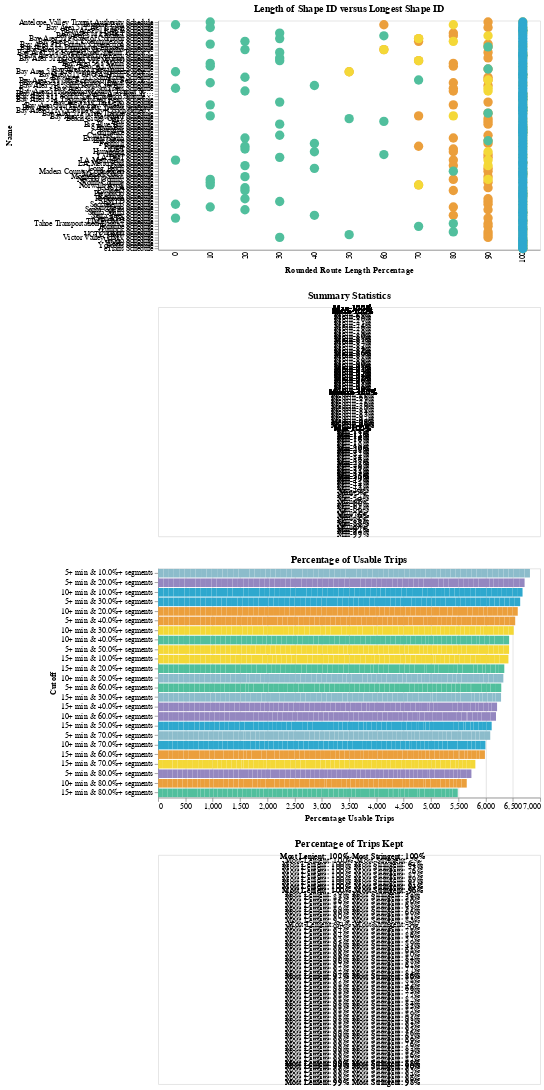

Notebook code cell kept with this figure:
### Code cell
route_len_dot & route_len_table & trip_stats_chart & trip_stats_table

### Figure 1 — Vega-Lite specification as saved in the notebook (floating-point values rounded to 4 significant figures; data arrays with more than 128 entries replaced by an {"elided": "..."} marker saying what was removed)
{"config": {"view": {"continuousWidth": 400, "continuousHeight": 300}}, "vconcat": [{"mark": {"type": "circle", "opacity": 1, "size": 150}, "encoding": {"color": {"field": "Variable", "legend": null, "scale": {"range": ["#2EA8CE", "#EB9F3C", "#F4D837", "#51BF9D", "#8CBCCB", "#9487C0"]}, "type": "nominal"}, "tooltip": [{"field": "Name", "type": "nominal"}, {"field": "Variable", "type": "nominal"}, {"field": "Route Length Percentage", "type": "quantitative"}], "x": {"axis": {"grid": false, "ticks": false}, "field": "Rounded Route Length Percentage", "sort": "ascending", "type": "ordinal"}, "y": {"field": "Name", "type": "nominal"}}, "height": 300, "selection": {"selector001": {"type": "single", "fields": ["Name"], "bind": {"input": "select", "options": [null, "Antelope Valley Transit Authority Schedule", "Banning Pass Schedule", "Bay Area 511 AC Transit Schedule", "Bay Area 511 ACE Schedule", "Bay Area 511 BART Schedule", "Bay Area 511 Caltrain Schedule", "Bay Area 511 Capitol Corridor Schedule", "Bay Area 511 Commute.org Schedule", "Bay Area 511 County Connection Schedule", "Bay Area 511 Dumbarton Express Schedule", "Bay Area 511 Emery Go-Round Schedule", "Bay Area 511 Fairfield and Suisun Transit Schedule", "Bay Area 511 Golden Gate Ferry Schedule", "Bay Area 511 Golden Gate Transit Schedule", "Bay Area 511 MVGO Schedule", "Bay Area 511 Marin Schedule", "Bay Area 511 Muni Schedule", "Bay Area 511 Petaluma Schedule", "Bay Area 511 Rio Vista Delta Breeze Schedule", "Bay Area 511 SFO AirTrain Schedule", "Bay Area 511 SamTrans Schedule", "Bay Area 511 San Francisco Bay Ferry Schedule", "Bay Area 511 Santa Clara Transit Schedule", "Bay Area 511 Santa Rosa CityBus Schedule", "Bay Area 511 SolTrans Schedule", "Bay Area 511 Sonoma County Transit Schedule", "Bay Area 511 Sonoma-Marin Area Rail Transit Schedule", "Bay Area 511 South San Francisco Shuttle Schedule", "Bay Area 511 Treasure Island Ferry Schedule", "Bay Area 511 Tri Delta Schedule", "Bay Area 511 Tri-Valley Wheels Schedule", "Bay Area 511 Union City Transit Schedule", "Bay Area 511 Vacaville City Coach Schedule", "Bay Area 511 Vine Transit Schedule", "Bay Area 511 WestCAT Schedule", "Beach Cities GMV Schedule", "Bear Schedule", "Big Blue Bus Schedule", "BruinBus Schedule", "Burbank Schedule", "Commerce Schedule", "Culver City Schedule", "Eastern Sierra Schedule", "Elk Grove Schedule", "Foothill Schedule", "Fresno Schedule", "GET Schedule", "Humboldt Schedule", "Kings Schedule", "LA DOT Schedule", "LA Metro Bus Schedule", "LA Metro Rail Schedule", "Lake Schedule", "Long Beach Schedule", "Madera County Connection Schedule", "Merced GMV Schedule", "Monterey Salinas Schedule", "Nevada County Schedule", "North County Schedule", "Norwalk Avail Schedule", "OCTA Schedule", "Pasadena Schedule", "PresidiGo Schedule", "Redding Schedule", "Riverside Schedule", "SBMTD Schedule", "Sacramento Schedule", "San Diego Schedule", "Santa Clarita Schedule", "Santa Maria Schedule", "Santa Ynez Schedule", "StanRTA Schedule", "TIME GMV Schedule", "Tahoe Transportation District Schedule", "Torrance Schedule", "Turlock Schedule", "Unitrans Schedule", "VCTC GMV Schedule", "Victor Valley GMV Schedule", "Visalia Schedule", "WeHo Schedule", "Yolobus Schedule", "eTrans Schedule"], "labels": ["All", "Antelope Valley Transit Authority Schedule", "Banning Pass Schedule", "Bay Area 511 AC Transit Schedule", "Bay Area 511 ACE Schedule", "Bay Area 511 BART Schedule", "Bay Area 511 Caltrain Schedule", "Bay Area 511 Capitol Corridor Schedule", "Bay Area 511 Commute.org Schedule", "Bay Area 511 County Connection Schedule", "Bay Area 511 Dumbarton Express Schedule", "Bay Area 511 Emery Go-Round Schedule", "Bay Area 511 Fairfield and Suisun Transit Schedule", "Bay Area 511 Golden Gate Ferry Schedule", "Bay Area 511 Golden Gate Transit Schedule", "Bay Area 511 MVGO Schedule", "Bay Area 511 Marin Schedule", "Bay Area 511 Muni Schedule", "Bay Area 511 Petaluma Schedule", "Bay Area 511 Rio Vista Delta Breeze Schedule", "Bay Area 511 SFO AirTrain Schedule", "Bay Area 511 SamTrans Schedule", "Bay Area 511 San Francisco Bay Ferry Schedule", "Bay Area 511 Santa Clara Transit Schedule", "Bay Area 511 Santa Rosa CityBus Schedule", "Bay Area 511 SolTrans Schedule", "Bay Area 511 Sonoma County Transit Schedule", "Bay Area 511 Sonoma-Marin Area Rail Transit Schedule", "Bay Area 511 South San Francisco Shuttle Schedule", "Bay Area 511 Treasure Island Ferry Schedule", "Bay Area 511 Tri Delta Schedule", "Bay Area 511 Tri-Valley Wheels Schedule", "Bay Area 511 Union City Transit Schedule", "Bay Area 511 Vacaville City Coach Schedule", "Bay Area 511 Vine Transit Schedule", "Bay Area 511 WestCAT Schedule", "Beach Cities GMV Schedule", "Bear Schedule", "Big Blue Bus Schedule", "BruinBus Schedule", "Burbank Schedule", "Commerce Schedule", "Culver City Schedule", "Eastern Sierra Schedule", "Elk Grove Schedule", "Foothill Schedule", "Fresno Schedule", "GET Schedule", "Humboldt Schedule", "Kings Schedule", "LA DOT Schedule", "LA Metro Bus Schedule", "LA Metro Rail Schedule", "Lake Schedule", "Long Beach Schedule", "Madera County Connection Schedule", "Merced GMV Schedule", "Monterey Salinas Schedule", "Nevada County Schedule", "North County Schedule", "Norwalk Avail Schedule", "OCTA Schedule", "Pasadena Schedule", "PresidiGo Schedule", "Redding Schedule", "Riverside Schedule", "SBMTD Schedule", "Sacramento Schedule", "San Diego Schedule", "Santa Clarita Schedule", "Santa Maria Schedule", "Santa Ynez Schedule", "StanRTA Schedule", "TIME GMV Schedule", "Tahoe Transportation District Schedule", "Torrance Schedule", "Turlock Schedule", "Unitrans Schedule", "VCTC GMV Schedule", "Victor Valley GMV Schedule", "Visalia Schedule", "WeHo Schedule", "Yolobus Schedule", "eTrans Schedule"], "name": "Operator"}}}, "title": "Length of Shape ID versus Longest Shape ID", "transform": [{"window": [{"op": "rank", "field": "", "as": "id"}], "groupby": ["Variable"]}, {"filter": {"selection": "selector001"}}], "width": 500}, {"mark": {"type": "text", "align": "center", "baseline": "middle", "dx": 5}, "encoding": {"text": {"field": "Full Information", "type": "nominal"}, "x": {"axis": null, "field": "Zero", "type": "quantitative"}, "y": {"axis": null, "field": "Full Information", "type": "nominal"}}, "height": 300, "selection": {"selector001": {"type": "single", "fields": ["Name"], "bind": {"input": "select", "options": [null, "Antelope Valley Transit Authority Schedule", "Banning Pass Schedule", "Bay Area 511 AC Transit Schedule", "Bay Area 511 ACE Schedule", "Bay Area 511 BART Schedule", "Bay Area 511 Caltrain Schedule", "Bay Area 511 Capitol Corridor Schedule", "Bay Area 511 Commute.org Schedule", "Bay Area 511 County Connection Schedule", "Bay Area 511 Dumbarton Express Schedule", "Bay Area 511 Emery Go-Round Schedule", "Bay Area 511 Fairfield and Suisun Transit Schedule", "Bay Area 511 Golden Gate Ferry Schedule", "Bay Area 511 Golden Gate Transit Schedule", "Bay Area 511 MVGO Schedule", "Bay Area 511 Marin Schedule", "Bay Area 511 Muni Schedule", "Bay Area 511 Petaluma Schedule", "Bay Area 511 Rio Vista Delta Breeze Schedule", "Bay Area 511 SFO AirTrain Schedule", "Bay Area 511 SamTrans Schedule", "Bay Area 511 San Francisco Bay Ferry Schedule", "Bay Area 511 Santa Clara Transit Schedule", "Bay Area 511 Santa Rosa CityBus Schedule", "Bay Area 511 SolTrans Schedule", "Bay Area 511 Sonoma County Transit Schedule", "Bay Area 511 Sonoma-Marin Area Rail Transit Schedule", "Bay Area 511 South San Francisco Shuttle Schedule", "Bay Area 511 Treasure Island Ferry Schedule", "Bay Area 511 Tri Delta Schedule", "Bay Area 511 Tri-Valley Wheels Schedule", "Bay Area 511 Union City Transit Schedule", "Bay Area 511 Vacaville City Coach Schedule", "Bay Area 511 Vine Transit Schedule", "Bay Area 511 WestCAT Schedule", "Beach Cities GMV Schedule", "Bear Schedule", "Big Blue Bus Schedule", "BruinBus Schedule", "Burbank Schedule", "Commerce Schedule", "Culver City Schedule", "Eastern Sierra Schedule", "Elk Grove Schedule", "Foothill Schedule", "Fresno Schedule", "GET Schedule", "Humboldt Schedule", "Kings Schedule", "LA DOT Schedule", "LA Metro Bus Schedule", "LA Metro Rail Schedule", "Lake Schedule", "Long Beach Schedule", "Madera County Connection Schedule", "Merced GMV Schedule", "Monterey Salinas Schedule", "Nevada County Schedule", "North County Schedule", "Norwalk Avail Schedule", "OCTA Schedule", "Pasadena Schedule", "PresidiGo Schedule", "Redding Schedule", "Riverside Schedule", "SBMTD Schedule", "Sacramento Schedule", "San Diego Schedule", "Santa Clarita Schedule", "Santa Maria Schedule", "Santa Ynez Schedule", "StanRTA Schedule", "TIME GMV Schedule", "Tahoe Transportation District Schedule", "Torrance Schedule", "Turlock Schedule", "Unitrans Schedule", "VCTC GMV Schedule", "Victor Valley GMV Schedule", "Visalia Schedule", "WeHo Schedule", "Yolobus Schedule", "eTrans Schedule"], "labels": ["All", "Antelope Valley Transit Authority Schedule", "Banning Pass Schedule", "Bay Area 511 AC Transit Schedule", "Bay Area 511 ACE Schedule", "Bay Area 511 BART Schedule", "Bay Area 511 Caltrain Schedule", "Bay Area 511 Capitol Corridor Schedule", "Bay Area 511 Commute.org Schedule", "Bay Area 511 County Connection Schedule", "Bay Area 511 Dumbarton Express Schedule", "Bay Area 511 Emery Go-Round Schedule", "Bay Area 511 Fairfield and Suisun Transit Schedule", "Bay Area 511 Golden Gate Ferry Schedule", "Bay Area 511 Golden Gate Transit Schedule", "Bay Area 511 MVGO Schedule", "Bay Area 511 Marin Schedule", "Bay Area 511 Muni Schedule", "Bay Area 511 Petaluma Schedule", "Bay Area 511 Rio Vista Delta Breeze Schedule", "Bay Area 511 SFO AirTrain Schedule", "Bay Area 511 SamTrans Schedule", "Bay Area 511 San Francisco Bay Ferry Schedule", "Bay Area 511 Santa Clara Transit Schedule", "Bay Area 511 Santa Rosa CityBus Schedule", "Bay Area 511 SolTrans Schedule", "Bay Area 511 Sonoma County Transit Schedule", "Bay Area 511 Sonoma-Marin Area Rail Transit Schedule", "Bay Area 511 South San Francisco Shuttle Schedule", "Bay Area 511 Treasure Island Ferry Schedule", "Bay Area 511 Tri Delta Schedule", "Bay Area 511 Tri-Valley Wheels Schedule", "Bay Area 511 Union City Transit Schedule", "Bay Area 511 Vacaville City Coach Schedule", "Bay Area 511 Vine Transit Schedule", "Bay Area 511 WestCAT Schedule", "Beach Cities GMV Schedule", "Bear Schedule", "Big Blue Bus Schedule", "BruinBus Schedule", "Burbank Schedule", "Commerce Schedule", "Culver City Schedule", "Eastern Sierra Schedule", "Elk Grove Schedule", "Foothill Schedule", "Fresno Schedule", "GET Schedule", "Humboldt Schedule", "Kings Schedule", "LA DOT Schedule", "LA Metro Bus Schedule", "LA Metro Rail Schedule", "Lake Schedule", "Long Beach Schedule", "Madera County Connection Schedule", "Merced GMV Schedule", "Monterey Salinas Schedule", "Nevada County Schedule", "North County Schedule", "Norwalk Avail Schedule", "OCTA Schedule", "Pasadena Schedule", "PresidiGo Schedule", "Redding Schedule", "Riverside Schedule", "SBMTD Schedule", "Sacramento Schedule", "San Diego Schedule", "Santa Clarita Schedule", "Santa Maria Schedule", "Santa Ynez Schedule", "StanRTA Schedule", "TIME GMV Schedule", "Tahoe Transportation District Schedule", "Torrance Schedule", "Turlock Schedule", "Unitrans Schedule", "VCTC GMV Schedule", "Victor Valley GMV Schedule", "Visalia Schedule", "WeHo Schedule", "Yolobus Schedule", "eTrans Schedule"], "name": "Operator"}}}, "title": "Summary Statistics", "transform": [{"filter": {"selection": "selector001"}}], "width": 500}, {"data": {"name": "data-8986211161040a0de31003f875bc7b1c"}, "mark": "bar", "encoding": {"color": {"field": "Cutoff", "legend": null, "scale": {"range": ["#2EA8CE", "#EB9F3C", "#F4D837", "#51BF9D", "#8CBCCB", "#9487C0"]}, "type": "nominal"}, "tooltip": [{"field": "Name", "type": "nominal"}, {"field": "Cutoff", "type": "nominal"}, {"field": "Percentage Usable Trips", "type": "quantitative"}, {"field": "N Trips", "type": "quantitative"}], "x": {"field": "Percentage Usable Trips", "sort": {"field": "Percentage Usable Trips", "order": "descending"}, "type": "quantitative"}, "y": {"field": "Cutoff", "sort": {"field": "Percentage Usable Trips", "order": "descending"}, "type": "nominal"}}, "height": 300, "selection": {"selector001": {"type": "single", "fields": ["Name"], "bind": {"input": "select", "options": [null, "Antelope Valley Transit Authority Schedule", "Banning Pass Schedule", "Bay Area 511 AC Transit Schedule", "Bay Area 511 ACE Schedule", "Bay Area 511 BART Schedule", "Bay Area 511 Caltrain Schedule", "Bay Area 511 Capitol Corridor Schedule", "Bay Area 511 Commute.org Schedule", "Bay Area 511 County Connection Schedule", "Bay Area 511 Dumbarton Express Schedule", "Bay Area 511 Emery Go-Round Schedule", "Bay Area 511 Fairfield and Suisun Transit Schedule", "Bay Area 511 Golden Gate Ferry Schedule", "Bay Area 511 Golden Gate Transit Schedule", "Bay Area 511 MVGO Schedule", "Bay Area 511 Marin Schedule", "Bay Area 511 Muni Schedule", "Bay Area 511 Petaluma Schedule", "Bay Area 511 Rio Vista Delta Breeze Schedule", "Bay Area 511 SFO AirTrain Schedule", "Bay Area 511 SamTrans Schedule", "Bay Area 511 San Francisco Bay Ferry Schedule", "Bay Area 511 Santa Clara Transit Schedule", "Bay Area 511 Santa Rosa CityBus Schedule", "Bay Area 511 SolTrans Schedule", "Bay Area 511 Sonoma County Transit Schedule", "Bay Area 511 Sonoma-Marin Area Rail Transit Schedule", "Bay Area 511 South San Francisco Shuttle Schedule", "Bay Area 511 Treasure Island Ferry Schedule", "Bay Area 511 Tri Delta Schedule", "Bay Area 511 Tri-Valley Wheels Schedule", "Bay Area 511 Union City Transit Schedule", "Bay Area 511 Vacaville City Coach Schedule", "Bay Area 511 Vine Transit Schedule", "Bay Area 511 WestCAT Schedule", "Beach Cities GMV Schedule", "Bear Schedule", "Big Blue Bus Schedule", "BruinBus Schedule", "Burbank Schedule", "Commerce Schedule", "Culver City Schedule", "Eastern Sierra Schedule", "Elk Grove Schedule", "Foothill Schedule", "Fresno Schedule", "GET Schedule", "Humboldt Schedule", "Kings Schedule", "LA DOT Schedule", "LA Metro Bus Schedule", "LA Metro Rail Schedule", "Lake Schedule", "Long Beach Schedule", "Madera County Connection Schedule", "Merced GMV Schedule", "Monterey Salinas Schedule", "Nevada County Schedule", "North County Schedule", "Norwalk Avail Schedule", "OCTA Schedule", "Pasadena Schedule", "PresidiGo Schedule", "Redding Schedule", "Riverside Schedule", "SBMTD Schedule", "Sacramento Schedule", "San Diego Schedule", "Santa Clarita Schedule", "Santa Maria Schedule", "Santa Ynez Schedule", "StanRTA Schedule", "TIME GMV Schedule", "Tahoe Transportation District Schedule", "Torrance Schedule", "Turlock Schedule", "Unitrans Schedule", "VCTC GMV Schedule", "Victor Valley GMV Schedule", "Visalia Schedule", "WeHo Schedule", "Yolobus Schedule", "eTrans Schedule"], "labels": ["All", "Antelope Valley Transit Authority Schedule", "Banning Pass Schedule", "Bay Area 511 AC Transit Schedule", "Bay Area 511 ACE Schedule", "Bay Area 511 BART Schedule", "Bay Area 511 Caltrain Schedule", "Bay Area 511 Capitol Corridor Schedule", "Bay Area 511 Commute.org Schedule", "Bay Area 511 County Connection Schedule", "Bay Area 511 Dumbarton Express Schedule", "Bay Area 511 Emery Go-Round Schedule", "Bay Area 511 Fairfield and Suisun Transit Schedule", "Bay Area 511 Golden Gate Ferry Schedule", "Bay Area 511 Golden Gate Transit Schedule", "Bay Area 511 MVGO Schedule", "Bay Area 511 Marin Schedule", "Bay Area 511 Muni Schedule", "Bay Area 511 Petaluma Schedule", "Bay Area 511 Rio Vista Delta Breeze Schedule", "Bay Area 511 SFO AirTrain Schedule", "Bay Area 511 SamTrans Schedule", "Bay Area 511 San Francisco Bay Ferry Schedule", "Bay Area 511 Santa Clara Transit Schedule", "Bay Area 511 Santa Rosa CityBus Schedule", "Bay Area 511 SolTrans Schedule", "Bay Area 511 Sonoma County Transit Schedule", "Bay Area 511 Sonoma-Marin Area Rail Transit Schedule", "Bay Area 511 South San Francisco Shuttle Schedule", "Bay Area 511 Treasure Island Ferry Schedule", "Bay Area 511 Tri Delta Schedule", "Bay Area 511 Tri-Valley Wheels Schedule", "Bay Area 511 Union City Transit Schedule", "Bay Area 511 Vacaville City Coach Schedule", "Bay Area 511 Vine Transit Schedule", "Bay Area 511 WestCAT Schedule", "Beach Cities GMV Schedule", "Bear Schedule", "Big Blue Bus Schedule", "BruinBus Schedule", "Burbank Schedule", "Commerce Schedule", "Culver City Schedule", "Eastern Sierra Schedule", "Elk Grove Schedule", "Foothill Schedule", "Fresno Schedule", "GET Schedule", "Humboldt Schedule", "Kings Schedule", "LA DOT Schedule", "LA Metro Bus Schedule", "LA Metro Rail Schedule", "Lake Schedule", "Long Beach Schedule", "Madera County Connection Schedule", "Merced GMV Schedule", "Monterey Salinas Schedule", "Nevada County Schedule", "North County Schedule", "Norwalk Avail Schedule", "OCTA Schedule", "Pasadena Schedule", "PresidiGo Schedule", "Redding Schedule", "Riverside Schedule", "SBMTD Schedule", "Sacramento Schedule", "San Diego Schedule", "Santa Clarita Schedule", "Santa Maria Schedule", "Santa Ynez Schedule", "StanRTA Schedule", "TIME GMV Schedule", "Tahoe Transportation District Schedule", "Torrance Schedule", "Turlock Schedule", "Unitrans Schedule", "VCTC GMV Schedule", "Victor Valley GMV Schedule", "Visalia Schedule", "WeHo Schedule", "Yolobus Schedule", "eTrans Schedule"], "name": "Operator"}}}, "title": "Percentage of Usable Trips", "transform": [{"filter": {"selection": "selector001"}}], "width": 500}, {"data": {"name": "data-b94c7971031e35fcfa701b3998d3d4cb"}, "mark": {"type": "text", "align": "center", "baseline": "middle", "dx": 5}, "encoding": {"text": {"field": "Full Information", "type": "nominal"}, "x": {"axis": null, "field": "Zero", "type": "quantitative"}, "y": {"axis": null, "field": "Full Information", "type": "nominal"}}, "height": 300, "selection": {"selector001": {"type": "single", "fields": ["Name"], "bind": {"input": "select", "options": [null, "Antelope Valley Transit Authority Schedule", "Banning Pass Schedule", "Bay Area 511 AC Transit Schedule", "Bay Area 511 ACE Schedule", "Bay Area 511 BART Schedule", "Bay Area 511 Caltrain Schedule", "Bay Area 511 Capitol Corridor Schedule", "Bay Area 511 Commute.org Schedule", "Bay Area 511 County Connection Schedule", "Bay Area 511 Dumbarton Express Schedule", "Bay Area 511 Emery Go-Round Schedule", "Bay Area 511 Fairfield and Suisun Transit Schedule", "Bay Area 511 Golden Gate Ferry Schedule", "Bay Area 511 Golden Gate Transit Schedule", "Bay Area 511 MVGO Schedule", "Bay Area 511 Marin Schedule", "Bay Area 511 Muni Schedule", "Bay Area 511 Petaluma Schedule", "Bay Area 511 Rio Vista Delta Breeze Schedule", "Bay Area 511 SFO AirTrain Schedule", "Bay Area 511 SamTrans Schedule", "Bay Area 511 San Francisco Bay Ferry Schedule", "Bay Area 511 Santa Clara Transit Schedule", "Bay Area 511 Santa Rosa CityBus Schedule", "Bay Area 511 SolTrans Schedule", "Bay Area 511 Sonoma County Transit Schedule", "Bay Area 511 Sonoma-Marin Area Rail Transit Schedule", "Bay Area 511 South San Francisco Shuttle Schedule", "Bay Area 511 Treasure Island Ferry Schedule", "Bay Area 511 Tri Delta Schedule", "Bay Area 511 Tri-Valley Wheels Schedule", "Bay Area 511 Union City Transit Schedule", "Bay Area 511 Vacaville City Coach Schedule", "Bay Area 511 Vine Transit Schedule", "Bay Area 511 WestCAT Schedule", "Beach Cities GMV Schedule", "Bear Schedule", "Big Blue Bus Schedule", "BruinBus Schedule", "Burbank Schedule", "Commerce Schedule", "Culver City Schedule", "Eastern Sierra Schedule", "Elk Grove Schedule", "Foothill Schedule", "Fresno Schedule", "GET Schedule", "Humboldt Schedule", "Kings Schedule", "LA DOT Schedule", "LA Metro Bus Schedule", "LA Metro Rail Schedule", "Lake Schedule", "Long Beach Schedule", "Madera County Connection Schedule", "Merced GMV Schedule", "Monterey Salinas Schedule", "Nevada County Schedule", "North County Schedule", "Norwalk Avail Schedule", "OCTA Schedule", "Pasadena Schedule", "PresidiGo Schedule", "Redding Schedule", "Riverside Schedule", "SBMTD Schedule", "Sacramento Schedule", "San Diego Schedule", "Santa Clarita Schedule", "Santa Maria Schedule", "Santa Ynez Schedule", "StanRTA Schedule", "TIME GMV Schedule", "Tahoe Transportation District Schedule", "Torrance Schedule", "Turlock Schedule", "Unitrans Schedule", "VCTC GMV Schedule", "Victor Valley GMV Schedule", "Visalia Schedule", "WeHo Schedule", "Yolobus Schedule", "eTrans Schedule"], "labels": ["All", "Antelope Valley Transit Authority Schedule", "Banning Pass Schedule", "Bay Area 511 AC Transit Schedule", "Bay Area 511 ACE Schedule", "Bay Area 511 BART Schedule", "Bay Area 511 Caltrain Schedule", "Bay Area 511 Capitol Corridor Schedule", "Bay Area 511 Commute.org Schedule", "Bay Area 511 County Connection Schedule", "Bay Area 511 Dumbarton Express Schedule", "Bay Area 511 Emery Go-Round Schedule", "Bay Area 511 Fairfield and Suisun Transit Schedule", "Bay Area 511 Golden Gate Ferry Schedule", "Bay Area 511 Golden Gate Transit Schedule", "Bay Area 511 MVGO Schedule", "Bay Area 511 Marin Schedule", "Bay Area 511 Muni Schedule", "Bay Area 511 Petaluma Schedule", "Bay Area 511 Rio Vista Delta Breeze Schedule", "Bay Area 511 SFO AirTrain Schedule", "Bay Area 511 SamTrans Schedule", "Bay Area 511 San Francisco Bay Ferry Schedule", "Bay Area 511 Santa Clara Transit Schedule", "Bay Area 511 Santa Rosa CityBus Schedule", "Bay Area 511 SolTrans Schedule", "Bay Area 511 Sonoma County Transit Schedule", "Bay Area 511 Sonoma-Marin Area Rail Transit Schedule", "Bay Area 511 South San Francisco Shuttle Schedule", "Bay Area 511 Treasure Island Ferry Schedule", "Bay Area 511 Tri Delta Schedule", "Bay Area 511 Tri-Valley Wheels Schedule", "Bay Area 511 Union City Transit Schedule", "Bay Area 511 Vacaville City Coach Schedule", "Bay Area 511 Vine Transit Schedule", "Bay Area 511 WestCAT Schedule", "Beach Cities GMV Schedule", "Bear Schedule", "Big Blue Bus Schedule", "BruinBus Schedule", "Burbank Schedule", "Commerce Schedule", "Culver City Schedule", "Eastern Sierra Schedule", "Elk Grove Schedule", "Foothill Schedule", "Fresno Schedule", "GET Schedule", "Humboldt Schedule", "Kings Schedule", "LA DOT Schedule", "LA Metro Bus Schedule", "LA Metro Rail Schedule", "Lake Schedule", "Long Beach Schedule", "Madera County Connection Schedule", "Merced GMV Schedule", "Monterey Salinas Schedule", "Nevada County Schedule", "North County Schedule", "Norwalk Avail Schedule", "OCTA Schedule", "Pasadena Schedule", "PresidiGo Schedule", "Redding Schedule", "Riverside Schedule", "SBMTD Schedule", "Sacramento Schedule", "San Diego Schedule", "Santa Clarita Schedule", "Santa Maria Schedule", "Santa Ynez Schedule", "StanRTA Schedule", "TIME GMV Schedule", "Tahoe Transportation District Schedule", "Torrance Schedule", "Turlock Schedule", "Unitrans Schedule", "VCTC GMV Schedule", "Victor Valley GMV Schedule", "Visalia Schedule", "WeHo Schedule", "Yolobus Schedule", "eTrans Schedule"], "name": "Operator"}}}, "title": "Percentage of Trips Kept", "transform": [{"filter": {"selection": "selector001"}}], "width": 500}], "data": {"name": "data-910182b3d2e47073ab165e3c1a872096"}, "$schema": "https://vega.github.io/schema/vega-lite/v4.17.0.json", "datasets": {"data-910182b3d2e47073ab165e3c1a872096": {"elided": "332 records"}, "data-8986211161040a0de31003f875bc7b1c": {"elided": "1680 records"}, "data-b94c7971031e35fcfa701b3998d3d4cb": [{"Name": "Antelope Valley Transit Authority Schedule", "Max": 96.84, "Min": 80.17, "Zero": 0, "Full Information": "Most Lenient: 96% Most Stringent: 80%"}, {"Name": "Banning Pass Schedule", "Max": 97.73, "Min": 61.36, "Zero": 0, "Full Information": "Most Lenient: 97% Most Stringent: 61%"}, {"Name": "Bay Area 511 AC Transit Schedule", "Max": 99.42, "Min": 93.07, "Zero": 0, "Full Information": "Most Lenient: 99% Most Stringent: 93%"}, {"Name": "Bay Area 511 Caltrain Schedule", "Max": 94.57, "Min": 5.435, "Zero": 0, "Full Information": "Most Lenient: 94% Most Stringent: 5%"}, {"Name": "Bay Area 511 County Connection Schedule", "Max": 96.96, "Min": 84.65, "Zero": 0, "Full Information": "Most Lenient: 96% Most Stringent: 84%"}, {"Name": "Bay Area 511 Dumbarton Express Schedule", "Max": 98.0, "Min": 42.0, "Zero": 0, "Full Information": "Most Lenient: 98% Most Stringent: 42%"}, {"Name": "Bay Area 511 Emery Go-Round Schedule", "Max": 100.0, "Min": 96.85, "Zero": 0, "Full Information": "Most Lenient: 100% Most Stringent: 96%"}, {"Name": "Bay Area 511 Fairfield and Suisun Transit Schedule", "Max": 100.0, "Min": 94.19, "Zero": 0, "Full Information": "Most Lenient: 100% Most Stringent: 94%"}, {"Name": "Bay Area 511 Golden Gate Transit Schedule", "Max": 100.0, "Min": 96.15, "Zero": 0, "Full Information": "Most Lenient: 100% Most Stringent: 96%"}, {"Name": "Bay Area 511 MVGO Schedule", "Max": 100.0, "Min": 89.87, "Zero": 0, "Full Information": "Most Lenient: 100% Most Stringent: 89%"}, {"Name": "Bay Area 511 Marin Schedule", "Max": 96.29, "Min": 68.63, "Zero": 0, "Full Information": "Most Lenient: 96% Most Stringent: 68%"}, {"Name": "Bay Area 511 Muni Schedule", "Max": 99.31, "Min": 82.11, "Zero": 0, "Full Information": "Most Lenient: 99% Most Stringent: 82%"}, {"Name": "Bay Area 511 Petaluma Schedule", "Max": 85.59, "Min": 39.83, "Zero": 0, "Full Information": "Most Lenient: 85% Most Stringent: 39%"}, {"Name": "Bay Area 511 SamTrans Schedule", "Max": 99.06, "Min": 86.85, "Zero": 0, "Full Information": "Most Lenient: 99% Most Stringent: 86%"}, {"Name": "Bay Area 511 San Francisco Bay Ferry Schedule", "Max": 100.0, "Min": 2.685, "Zero": 0, "Full Information": "Most Lenient: 100% Most Stringent: 2%"}, {"Name": "Bay Area 511 Santa Clara Transit Schedule", "Max": 99.0, "Min": 89.24, "Zero": 0, "Full Information": "Most Lenient: 98% Most Stringent: 89%"}, {"Name": "Bay Area 511 Santa Rosa CityBus Schedule", "Max": 99.82, "Min": 56.75, "Zero": 0, "Full Information": "Most Lenient: 99% Most Stringent: 56%"}, {"Name": "Bay Area 511 SolTrans Schedule", "Max": 99.0, "Min": 77.44, "Zero": 0, "Full Information": "Most Lenient: 98% Most Stringent: 77%"}, {"Name": "Bay Area 511 Sonoma County Transit Schedule", "Max": 90.54, "Min": 66.22, "Zero": 0, "Full Information": "Most Lenient: 90% Most Stringent: 66%"}, {"Name": "Bay Area 511 Sonoma-Marin Area Rail Transit Schedule", "Max": 100.0, "Min": 73.68, "Zero": 0, "Full Information": "Most Lenient: 100% Most Stringent: 73%"}, {"Name": "Bay Area 511 Tri Delta Schedule", "Max": 99.38, "Min": 88.3, "Zero": 0, "Full Information": "Most Lenient: 99% Most Stringent: 88%"}, {"Name": "Bay Area 511 Tri-Valley Wheels Schedule", "Max": 98.26, "Min": 85.42, "Zero": 0, "Full Information": "Most Lenient: 98% Most Stringent: 85%"}, {"Name": "Bay Area 511 Union City Transit Schedule", "Max": 98.95, "Min": 93.72, "Zero": 0, "Full Information": "Most Lenient: 98% Most Stringent: 93%"}, {"Name": "Bay Area 511 Vine Transit Schedule", "Max": 92.59, "Min": 83.7, "Zero": 0, "Full Information": "Most Lenient: 92% Most Stringent: 83%"}, {"Name": "Bay Area 511 WestCAT Schedule", "Max": 99.77, "Min": 83.33, "Zero": 0, "Full Information": "Most Lenient: 99% Most Stringent: 83%"}, {"Name": "Beach Cities GMV Schedule", "Max": 95.51, "Min": 89.89, "Zero": 0, "Full Information": "Most Lenient: 95% Most Stringent: 89%"}, {"Name": "Bear Schedule", "Max": 89.4, "Min": 51.66, "Zero": 0, "Full Information": "Most Lenient: 89% Most Stringent: 51%"}, {"Name": "Big Blue Bus Schedule", "Max": 99.7, "Min": 90.82, "Zero": 0, "Full Information": "Most Lenient: 99% Most Stringent: 90%"}, {"Name": "BruinBus Schedule", "Max": 100.0, "Min": 100.0, "Zero": 0, "Full Information": "Most Lenient: 100% Most Stringent: 100%"}, {"Name": "Burbank Schedule", "Max": 98.65, "Min": 95.95, "Zero": 0, "Full Information": "Most Lenient: 98% Most Stringent: 95%"}, {"Name": "Commerce Schedule", "Max": 98.18, "Min": 92.73, "Zero": 0, "Full Information": "Most Lenient: 98% Most Stringent: 92%"}, {"Name": "Culver City Schedule", "Max": 97.82, "Min": 77.57, "Zero": 0, "Full Information": "Most Lenient: 97% Most Stringent: 77%"}, {"Name": "Eastern Sierra Schedule", "Max": 79.84, "Min": 31.28, "Zero": 0, "Full Information": "Most Lenient: 79% Most Stringent: 31%"}, {"Name": "Elk Grove Schedule", "Max": 99.2, "Min": 98.4, "Zero": 0, "Full Information": "Most Lenient: 99% Most Stringent: 98%"}, {"Name": "Foothill Schedule", "Max": 97.92, "Min": 84.63, "Zero": 0, "Full Information": "Most Lenient: 97% Most Stringent: 84%"}, {"Name": "Fresno Schedule", "Max": 100.0, "Min": 87.91, "Zero": 0, "Full Information": "Most Lenient: 100% Most Stringent: 87%"}, {"Name": "GET Schedule", "Max": 99.82, "Min": 94.18, "Zero": 0, "Full Information": "Most Lenient: 99% Most Stringent: 94%"}, {"Name": "Humboldt Schedule", "Max": 94.64, "Min": 70.54, "Zero": 0, "Full Information": "Most Lenient: 94% Most Stringent: 70%"}, {"Name": "Kings Schedule", "Max": 99.6, "Min": 98.0, "Zero": 0, "Full Information": "Most Lenient: 99% Most Stringent: 98%"}, {"Name": "LA DOT Schedule", "Max": 97.62, "Min": 86.1, "Zero": 0, "Full Information": "Most Lenient: 97% Most Stringent: 86%"}, {"Name": "LA Metro Bus Schedule", "Max": 99.17, "Min": 69.81, "Zero": 0, "Full Information": "Most Lenient: 99% Most Stringent: 69%"}, {"Name": "LA Metro Rail Schedule", "Max": 96.81, "Min": 41.26, "Zero": 0, "Full Information": "Most Lenient: 96% Most Stringent: 41%"}, {"Name": "Lake Schedule", "Max": 90.77, "Min": 81.54, "Zero": 0, "Full Information": "Most Lenient: 90% Most Stringent: 81%"}, {"Name": "Long Beach Schedule", "Max": 98.59, "Min": 84.65, "Zero": 0, "Full Information": "Most Lenient: 98% Most Stringent: 84%"}, {"Name": "Madera County Connection Schedule", "Max": 96.3, "Min": 88.89, "Zero": 0, "Full Information": "Most Lenient: 96% Most Stringent: 88%"}, {"Name": "Monterey Salinas Schedule", "Max": 99.67, "Min": 88.08, "Zero": 0, "Full Information": "Most Lenient: 99% Most Stringent: 88%"}, {"Name": "Nevada County Schedule", "Max": 94.5, "Min": 78.9, "Zero": 0, "Full Information": "Most Lenient: 94% Most Stringent: 78%"}, {"Name": "North County Schedule", "Max": 100.0, "Min": 91.91, "Zero": 0, "Full Information": "Most Lenient: 100% Most Stringent: 91%"}, {"Name": "Norwalk Avail Schedule", "Max": 100.0, "Min": 76.92, "Zero": 0, "Full Information": "Most Lenient: 100% Most Stringent: 76%"}, {"Name": "OCTA Schedule", "Max": 99.81, "Min": 87.97, "Zero": 0, "Full Information": "Most Lenient: 99% Most Stringent: 87%"}, {"Name": "Pasadena Schedule", "Max": 100.0, "Min": 94.59, "Zero": 0, "Full Information": "Most Lenient: 100% Most Stringent: 94%"}, {"Name": "PresidiGo Schedule", "Max": 86.67, "Min": 80.0, "Zero": 0, "Full Information": "Most Lenient: 86% Most Stringent: 80%"}, {"Name": "Redding Schedule", "Max": 98.74, "Min": 82.77, "Zero": 0, "Full Information": "Most Lenient: 98% Most Stringent: 82%"}, {"Name": "Riverside Schedule", "Max": 99.73, "Min": 96.25, "Zero": 0, "Full Information": "Most Lenient: 99% Most Stringent: 96%"}, {"Name": "SBMTD Schedule", "Max": 98.47, "Min": 66.31, "Zero": 0, "Full Information": "Most Lenient: 98% Most Stringent: 66%"}, {"Name": "San Diego Schedule", "Max": 99.85, "Min": 90.93, "Zero": 0, "Full Information": "Most Lenient: 99% Most Stringent: 90%"}, {"Name": "Santa Clarita Schedule", "Max": 99.48, "Min": 88.45, "Zero": 0, "Full Information": "Most Lenient: 99% Most Stringent: 88%"}, {"Name": "Santa Maria Schedule", "Max": 100.0, "Min": 100.0, "Zero": 0, "Full Information": "Most Lenient: 100% Most Stringent: 100%"}, {"Name": "Santa Ynez Schedule", "Max": 100.0, "Min": 64.0, "Zero": 0, "Full Information": "Most Lenient: 100% Most Stringent: 64%"}, {"Name": "StanRTA Schedule", "Max": 97.29, "Min": 86.43, "Zero": 0, "Full Information": "Most Lenient: 97% Most Stringent: 86%"}, {"Name": "Tahoe Transportation District Schedule", "Max": 87.5, "Min": 68.75, "Zero": 0, "Full Information": "Most Lenient: 87% Most Stringent: 68%"}, {"Name": "Torrance Schedule", "Max": 99.67, "Min": 76.24, "Zero": 0, "Full Information": "Most Lenient: 99% Most Stringent: 76%"}, {"Name": "Turlock Schedule", "Max": 99.63, "Min": 61.11, "Zero": 0, "Full Information": "Most Lenient: 99% Most Stringent: 61%"}, {"Name": "Unitrans Schedule", "Max": 95.27, "Min": 57.92, "Zero": 0, "Full Information": "Most Lenient: 95% Most Stringent: 57%"}, {"Name": "VCTC GMV Schedule", "Max": 98.26, "Min": 87.31, "Zero": 0, "Full Information": "Most Lenient: 98% Most Stringent: 87%"}, {"Name": "Victor Valley GMV Schedule", "Max": 98.16, "Min": 91.19, "Zero": 0, "Full Information": "Most Lenient: 98% Most Stringent: 91%"}, {"Name": "Visalia Schedule", "Max": 94.5, "Min": 86.7, "Zero": 0, "Full Information": "Most Lenient: 94% Most Stringent: 86%"}, {"Name": "WeHo Schedule", "Max": 98.44, "Min": 73.44, "Zero": 0, "Full Information": "Most Lenient: 98% Most Stringent: 73%"}, {"Name": "Yolobus Schedule", "Max": 97.87, "Min": 88.3, "Zero": 0, "Full Information": "Most Lenient: 97% Most Stringent: 88%"}]}}
